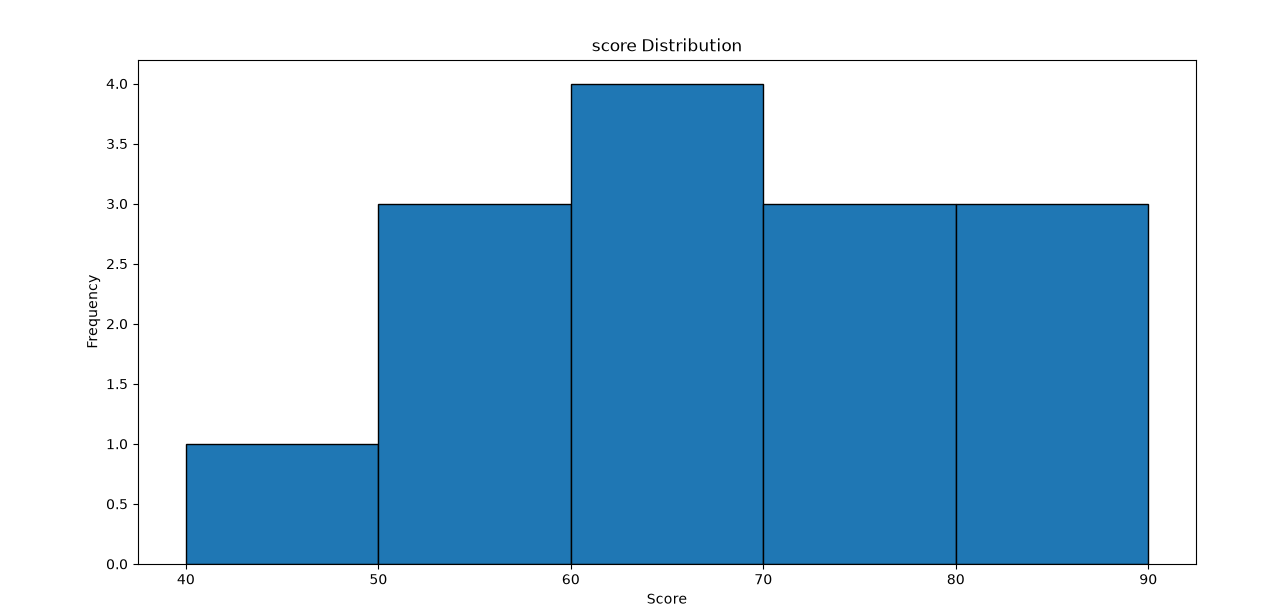

Write the Python code that produced this figure.
import matplotlib.pyplot as plt

scores=[45,50,52,55,60,62,65,68,70,72,75,80,85,90]

plt.hist(scores, bins=[40,50,60,70,80,90],edgecolor="black")

plt.title("score Distribution")
plt.xlabel("Score")
plt.ylabel("Frequency")

plt.show()
